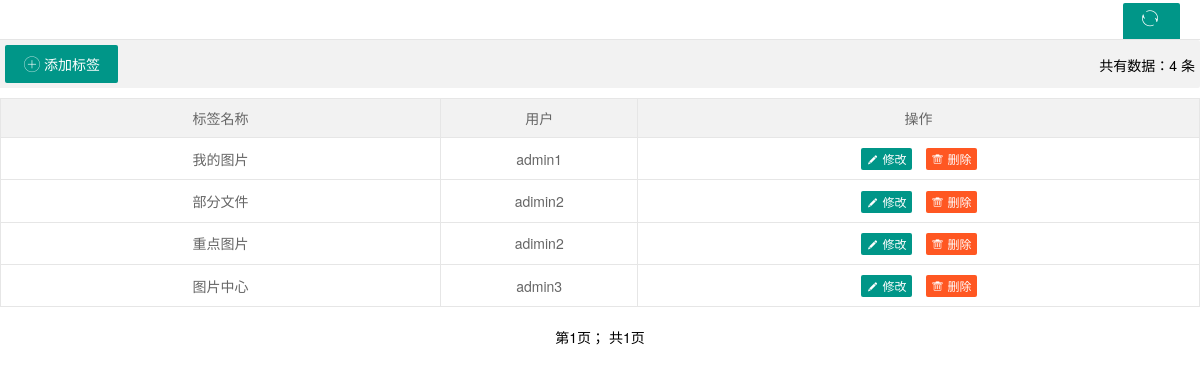
Screenshot of /backend/tags/ (signed in) with the database file from the repository.
### materials/models.py (models this page shows, shortened)
class FileTag(models.Model):
    title = models.CharField("标签", max_length=64)
    user = models.ForeignKey(
        to='UserInfo',
        blank=True,
        null=True,
        on_delete=models.SET_NULL
    )
    class Meta:
        verbose_name = "文件标签"
        verbose_name_plural = "文件标签"

class UserInfo(AbstractUser):
    company = models.CharField("单位/公司", max_length=256, blank=True, null=True)
    tel = models.CharField("联系方式", max_length=11, blank=True, null=True)
    address = models.CharField("联系地址", max_length=256, blank=True, null=True)
    create_time = models.DateTimeField(auto_now=True)
    is_manage = models.BooleanField("管理员", default=False)
    class Meta:
        verbose_name = "用户"
        verbose_name_plural = "用户"

### materials/views.py (the view, shortened to what this page needs)
# urls.py: path('tags/', views.tags, name='tags'),
def tags(request):
    user = request.user
    if user.is_superuser:
        tags_all = models.FileTag.objects.all().order_by("user_id")
    elif user.is_manage:
        group = user.groups.all()[0]
        users = group.user_set.all()
        tags_all = models.FileTag.objects.filter(user__in=users).order_by("user_id")
    else:
        tags_all = models.FileTag.objects.filter(user=user).order_by("user_id")
    tags, current_page = get_pg(request, tags_all, 8)
    ret = {
        "tags_all": tags_all,
        "tags": tags,
        "current_page": current_page
    }
    return render(request, "tags.html", ret)

### materials/utils/get_pgs.py (called while the page is built)
def get_pg(request, obj, page_num):
    paginator = Paginator(obj, page_num)
    page = request.GET.get("page", 1)
    current_page = int(page)
    try:
        machines = paginator.page(page)  # 获取当前页码的记录
    except PageNotAnInteger:
        machines = paginator.page(1)  # 如果用户输入的页码不是整数时,显示第1页的内容
    except EmptyPage:
        machines = paginator.page(paginator.num_pages)  # 如果用户输入的页数不在系统的页码列表中时,显示最后一页的内容
    return machines, current_page

### materials/templates/tags.html (shortened to what this page needs)
{% extends "base.html" %}
{% load static %}
{% block content %}
    <div class="x-nav">
        <a class="layui-btn layui-btn-small" style="line-height:1.6em;margin-top:3px;float:right"
           href="javascript:location.replace(location.href);" title="刷新">
            <i class="layui-icon" style="line-height:30px">ဂ</i>
        </a>
    </div>
    <xblock>
        <button class="layui-btn" onclick="x_admin_show('添加标签','{% url 'material_tag_add' %}', 500, 300)"><i
                class="layui-icon"></i>添加标签
        </button>
        <span class="x-right" style="line-height:40px">共有数据：{{ tags_all.count }} 条</span>
    </xblock>
    {% if tags %}
    <table class="layui-table layui-form">
        <thead class="tags-head">
        <tr>
            <th width="150">标签名称</th>
            {% if request.user.is_superuser or request.user.is_manage %}
                <th width="50">用户</th>
            {% endif %}
            <th width="200">操作</th>
        </tr>
        </thead>
        <tbody class="tags-body">
        {% for tag in tags %}
            <tr>
                <td><span>{{ tag.title }}</span></td>
                {% if request.user.is_superuser or request.user.is_manage %}
                    <td>{{ tag.user.username }}</td>
                {% endif %}
                <td>
                    <button class="layui-btn layui-btn layui-btn-xs"
                            onclick="x_admin_show('修改标签名称','{% url 'tags_update' tag.pk %}', 500, 300)"
                            href="javascript:;"><i class="layui-icon">&#xe642;</i>修改
                    </button>
                    <button class="layui-btn-danger layui-btn layui-btn-xs"
                            onclick="material_tag_del(this,'{{ tag.pk }}')"
                            href="javascript:;"><i class="layui-icon">&#xe640;</i>删除
                    </button>
                </td>
            </tr>
        {% endfor %}
        </tbody>
    </table>
    {% include "include/paginators.html" with pg=tags %}
    {% endif %}
{% endblock %}

### static/css/xadmin.css (style rules this page uses)
* { margin: 0px; padding: 0px; font-family: "Helvetica Neue", Helvetica, Arial, sans-serif; }
a { text-decoration: none; }
html { width: 100%; height: 100%; overflow-x:hidden; overflow-y:auto; }
body { width: 100%; min-height: 100%; }
.x-nav { padding: 0 20px; position: relative; z-index: 99; border-bottom: 1px solid #e5e5e5; line-height: 39px; height: 39px; overflow: hidden; }
xblock { display: block; margin-bottom: 10px; padding: 5px; line-height: 22px; border-radius: 0 2px 2px 0; background-color: #f2f2f2; }
.x-right { float: right; }
table th, table td { word-break: break-all; }

### materials/templates/tags.html (style rules this page uses)
.tags-head tr > th { text-align: center; }
.tags-body tr > td { text-align: center; }

### rows the page displays
FileTag: title "我的图片", user.username "admin1"
FileTag: title "部分文件", user.username "adimin2"
FileTag: title "重点图片", user.username "adimin2"
FileTag: title "图片中心", user.username "admin3"

### other values shown
{{ tags_all.count }} "4"
{{ pg.number }} "1"
{{ pg.paginator.num_pages }} "1"
